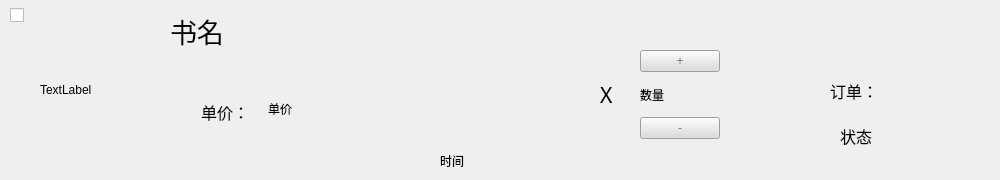
<?xml version="1.0" encoding="UTF-8"?>
<ui version="4.0">
 <class>ShoppingCartItemForm</class>
 <widget class="QWidget" name="ShoppingCartItemForm">
  <property name="geometry">
   <rect>
    <x>0</x>
    <y>0</y>
    <width>1000</width>
    <height>180</height>
   </rect>
  </property>
  <property name="windowTitle">
   <string>Form</string>
  </property>
  <widget class="QLabel" name="lb_bookImage">
   <property name="geometry">
    <rect>
     <x>40</x>
     <y>30</y>
     <width>100</width>
     <height>120</height>
    </rect>
   </property>
   <property name="text">
    <string>TextLabel</string>
   </property>
  </widget>
  <widget class="QLabel" name="lb_bookName">
   <property name="geometry">
    <rect>
     <x>170</x>
     <y>10</y>
     <width>491</width>
     <height>41</height>
    </rect>
   </property>
   <property name="font">
    <font>
     <family>华光标题宋_CNKI</family>
     <pointsize>20</pointsize>
    </font>
   </property>
   <property name="text">
    <string>书名</string>
   </property>
  </widget>
  <widget class="QLabel" name="lb_time">
   <property name="geometry">
    <rect>
     <x>440</x>
     <y>150</y>
     <width>281</width>
     <height>21</height>
    </rect>
   </property>
   <property name="text">
    <string>时间</string>
   </property>
  </widget>
  <widget class="QLabel" name="label_3">
   <property name="geometry">
    <rect>
     <x>830</x>
     <y>70</y>
     <width>91</width>
     <height>41</height>
    </rect>
   </property>
   <property name="font">
    <font>
     <family>方正粗黑宋简体</family>
     <pointsize>12</pointsize>
    </font>
   </property>
   <property name="text">
    <string>订单：</string>
   </property>
  </widget>
  <widget class="QLabel" name="lb_condition">
   <property name="geometry">
    <rect>
     <x>840</x>
     <y>110</y>
     <width>141</width>
     <height>51</height>
    </rect>
   </property>
   <property name="font">
    <font>
     <family>方正姚体</family>
     <pointsize>12</pointsize>
    </font>
   </property>
   <property name="text">
    <string>状态</string>
   </property>
  </widget>
  <widget class="QCheckBox" name="checkBox">
   <property name="geometry">
    <rect>
     <x>10</x>
     <y>5</y>
     <width>141</width>
     <height>21</height>
    </rect>
   </property>
   <property name="text">
    <string/>
   </property>
  </widget>
  <widget class="QWidget" name="layoutWidget">
   <property name="geometry">
    <rect>
     <x>600</x>
     <y>50</y>
     <width>120</width>
     <height>89</height>
    </rect>
   </property>
   <layout class="QHBoxLayout" name="horizontalLayout_2">
    <item>
     <widget class="QLabel" name="label_2">
      <property name="font">
       <font>
        <family>Arial Rounded MT Bold</family>
        <pointsize>16</pointsize>
       </font>
      </property>
      <property name="text">
       <string>X</string>
      </property>
     </widget>
    </item>
    <item>
     <layout class="QVBoxLayout" name="verticalLayout">
      <item>
       <widget class="QPushButton" name="pushButton">
        <property name="styleSheet">
         <string notr="true">QPushButton{
	color: gray;
	background-color:#DCDCDC;

}


QPushButton:hover{


color:#FFFFF0;
background-color: rgb(174, 16, 39);

}</string>
        </property>
        <property name="text">
         <string>+</string>
        </property>
       </widget>
      </item>
      <item>
       <widget class="QLabel" name="lb_number">
        <property name="text">
         <string>数量</string>
        </property>
       </widget>
      </item>
      <item>
       <widget class="QPushButton" name="pushButton_2">
        <property name="styleSheet">
         <string notr="true">QPushButton{
	color: gray;
	background-color:#DCDCDC;

}


QPushButton:hover{


color:#FFFFF0;
background-color: rgb(174, 16, 39);

}</string>
        </property>
        <property name="text">
         <string>-</string>
        </property>
       </widget>
      </item>
     </layout>
    </item>
   </layout>
  </widget>
  <widget class="QLabel" name="lb_price">
   <property name="geometry">
    <rect>
     <x>268</x>
     <y>101</y>
     <width>61</width>
     <height>16</height>
    </rect>
   </property>
   <property name="font">
    <font>
     <family>新宋体</family>
    </font>
   </property>
   <property name="text">
    <string>单价</string>
   </property>
  </widget>
  <widget class="QLabel" name="label">
   <property name="geometry">
    <rect>
     <x>201</x>
     <y>101</y>
     <width>60</width>
     <height>21</height>
    </rect>
   </property>
   <property name="font">
    <font>
     <family>华文新魏</family>
     <pointsize>12</pointsize>
    </font>
   </property>
   <property name="text">
    <string>单价：</string>
   </property>
  </widget>
 </widget>
 <resources/>
 <connections/>
</ui>
